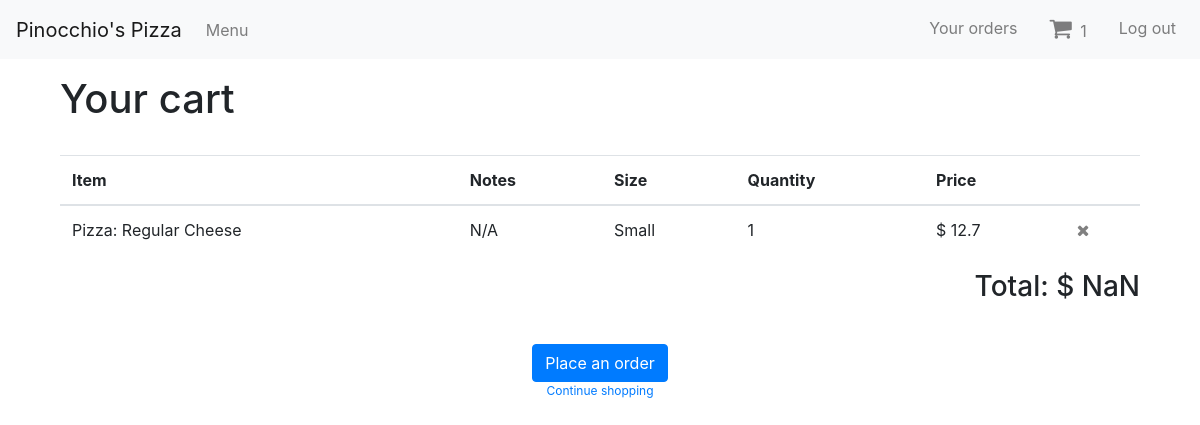
Before: /cart (signed in) with the older database file.
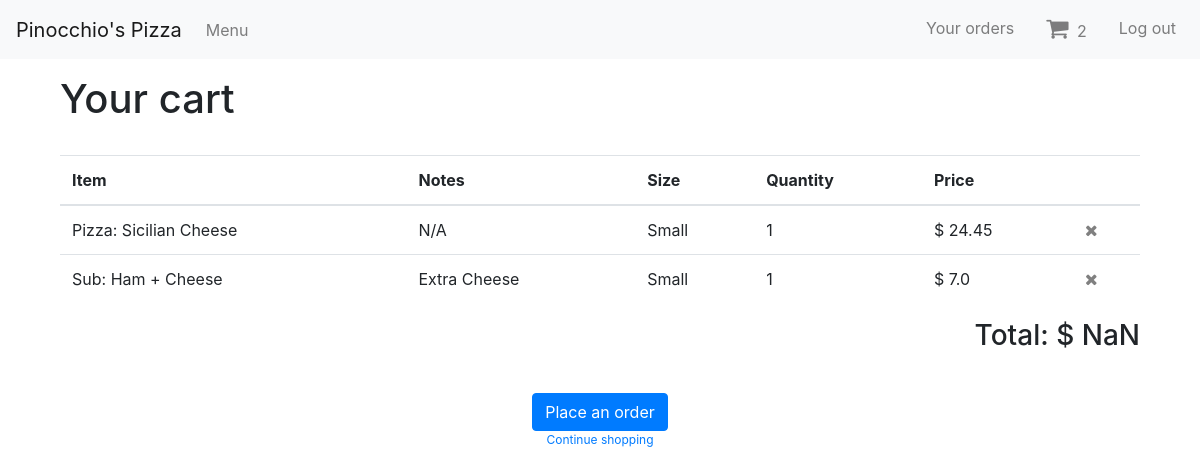
After: the same page with the newer database file.
### orders/models.py (models this page shows, shortened)
class Item(models.Model):
    item = models.CharField(max_length=64, null=False)
    size_choices = [
        ('S', 'Small'),
        ('L', 'Large'),
    ]
    size = models.CharField(choices=size_choices, max_length=1, default='S')
    quantity_choices = [(i, i) for i in range (1, 11)]
    quantity = models.IntegerField(choices=quantity_choices, default=1)
    topping = models.ManyToManyField(Toppings, blank=True)
    def display_topping(self):
        return ', '.join(topping.topping for topping in self.topping.all()[:5])
    display_topping.short_description = 'Topping'
    subx = models.ManyToManyField(SubsType, blank=True,
        limit_choices_to=Q(subs_extra=True) | Q(steak_subs_extra=True))
    def display_subx(self):
        return ', '.join(subx.name for subx in self.subx.all()[:4])
    display_subx.short_description = 'Sub Extra'
    price = models.FloatField()
    status_choices = [
        ('p', 'Pending'),
        ('s', 'Submitted'),
        ('pr', 'Processing'),
        ('c', 'Completed'),
    ]
    status = models.CharField(choices=status_choices, max_length=2, blank=True, default='p')
    order_id = models.ForeignKey(Order, on_delete=models.SET_NULL, null=True, blank=True)
    created_by = models.ForeignKey(User, on_delete=models.SET_NULL, null=True, blank=True)

class SubsType(models.Model):
    name = models.CharField(max_length=64)
    subs_extra = models.BooleanField(default=False) # Extra toppings for subs
    steak_subs_extra = models.BooleanField(default=False) # limited to Steak subs

### orders/views.py (the view)
# urls.py: path('cart', views.ItemListView.as_view(), name="cart"),
class ItemListView(LoginRequiredMixin, generic.ListView):
    model = Item
    template_name ='cart.html'
    paginate_by = 10
    def get_queryset(self):
        return Item.objects.filter(created_by=self.request.user).filter(status__exact='p').order_by('id')
    def get_context_data(self, **kwargs):
        cart_num = len(Item.objects.filter(created_by=self.request.user).filter(status__exact='p'))
        context = super(ItemListView, self).get_context_data(**kwargs)
        context['cart_num'] = cart_num
        items = Item.objects.filter(created_by=self.request.user).filter(status__exact='p').order_by('id')
        if len(items) > 0:
            context['order_id'] = items.values_list('order_id', flat=True)[0]
        return context

### orders/templates/cart.html (shortened to what this page needs)
{% extends "base_generic.html" %}
{% block main %}
<h1>Your cart</h1>
<br>
{% if item_list %}
<table class="table">
    <thead>
        <tr>
            <th scope="col">Item</th>
            <th scope="col">Notes</th>
            <th scope="col">Size</th>
            <th scope="col">Quantity</th>
            <th scope="col">Price</th>
            <th scope="col"></th>
        </tr>
    </thead>
    <tbody>
        {% for item in item_list %}
        <tr>
            <td>{{ item.item }}</td>
            {% if item.display_topping %}
            <td>{{ item.display_topping }}</td>
            {% elif item.display_subx %}
            <td>{{ item.display_subx}}</td>
            {% else %}
            <td>N/A</td>
            {% endif %}
            <td>{{ item.get_size_display }}</td>
            <td>{{ item.quantity }}</td>
            <td>$ <span class="item-price">{{ item.price }}</span></td>
            <td>
                <a href="#" class="remove" id="{{ item.id }}">
                    <i class="fa fa-times" style="color: grey"></i>
                </a>
            </td>
        </tr>
        {% endfor %}
    </tbody>
</table>
<div class="text-right">
    <h3>
        Total: $ <span id="total-price"></span>
    </h3>
</div>
<br>
<div class="text-center p-2 bd-highlight">
    <form id="place_order_form" action="{% url 'new_order' %}" method="post">
        <button id="place_order_button" class="btn btn-primary" type="submit">Place an order</button>
    </form>
    <a href="{% url 'menu' %}">
        <p style="font-size: 0.75em;">Continue shopping</p>
    </a>
</div>
{% endif %}
{% endblock %}

### orders/templates/base_generic.html (shortened to what this page needs)
<!DOCTYPE html>
<html>
    <head>
        <link rel="stylesheet" href="https://stackpath.bootstrapcdn.com/bootstrap/4.3.1/css/bootstrap.min.css"
>
        {% load static %}
        <link rel="stylesheet" href="{% static 'orders/style.css' %}">
        <link href="//maxcdn.bootstrapcdn.com/font-awesome/4.7.0/css/font-awesome.min.css" rel="stylesheet">
        <link
        rel="stylesheet"
        href="https://cdn.rawgit.com/afeld/bootstrap-toc/v1.0.1/dist/bootstrap-toc.min.css"
        />
    </head>
    <body data-spy="scroll" data-target="#toc">
        <nav class="navbar navbar-expand-lg navbar-light bg-light screen-only">
            <a class="navbar-brand" href="#">Pinocchio's Pizza</a>
            <div class="collapse navbar-collapse ml-auto" id="navbarNav">
                <div class="navbar-nav mr-auto">
                    <a class="nav-link" href="{% url 'menu' %}">Menu</a>
                </div>
                {% if user.is_authenticated %}
                <ul class="navbar-nav">
                    <li class="nav-item">
                        <a class="nav-link" href="{% url 'orders' %}">Your orders</a>
                    </li>
                    <li class="ml-3 nav-item">
                        <a class="nav-link" href="{% url 'cart' %}">
                            <i class="fa fa-shopping-cart" style="font-size: 1.5em;"></i>
                            <span class="ml-1 cart-num">{{ cart_num }}</span>
                        </a>
                    </li>
                    <li class="ml-3 nav-item">
                        <a class="nav-link" href="{% url 'logout' %}">Log out</a>
                    </li>
                </ul>
                {% endif %}
            </div>
        </nav>
        <main class="container p-7">
            <div class="container-fluid py-md-3 py-sm-3">
                {% block main %}{% endblock %}
            </div>
        </main>
    </body>
</html>

Changed rows visible on the page:
removed Item: item "Pizza: Regular Cheese", shows "N/A", size "Small", quantity "1", price "12.7"
added Item: item "Pizza: Sicilian Cheese", shows "N/A", size "Small", quantity "1", price "24.45"
added Item: item "Sub: Ham + Cheese", display_subx "Extra Cheese", size "Small", quantity "1", price "7.0"
Other visible differences:
{{ cart_num }}: "1" → "2"
